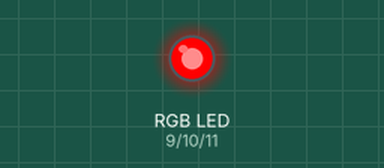
Bench run of a sketch on a simulated Arduino Uno, built with avr-gcc and run on an emulated ATmega328P. Parts: an RGB LED mixed from three pins (HIGH = lit).

Above: at 0.15 s.
At 4.68 s:
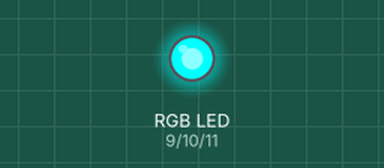
At 9.51 s:
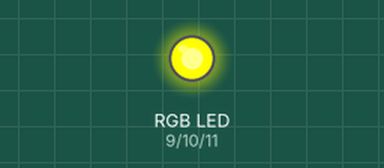
At 19.18 s:
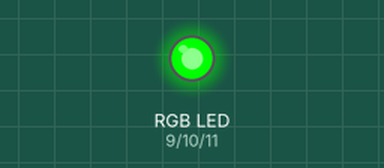
At 28.85 s:
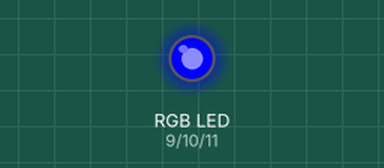
At 38.52 s:
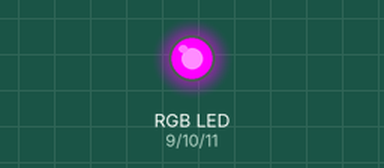
Timing chart, 0 to 40.0 s (numbered marks = the images above):
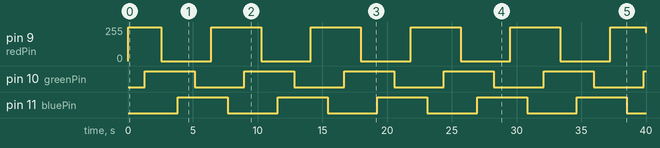

The sketch:

RGB.ino
```cpp
// RGB Spectrum Cycling Program
// Red LED on pin 9, Green LED on pin 10, Blue LED on pin 11

// Pin definitions
const int redPin = 9;
const int greenPin = 10;
const int bluePin = 11;

// Variables for color cycling
int colorStep = 0;
int fadeSpeed = 5; // Delay between color changes (milliseconds)

void setup() {
  // Initialize pins as outputs
  pinMode(redPin, OUTPUT);
  pinMode(greenPin, OUTPUT);
  pinMode(bluePin, OUTPUT);


}

void loop() {
  // Cycle through the RGB spectrum
  cycleRGBSpectrum();

  // Small delay for smooth transitions
  delay(fadeSpeed);
}

void cycleRGBSpectrum() {
  int red, green, blue;

  // Calculate RGB values based on current step in the spectrum
  // The spectrum is divided into 6 phases of 255 steps each (total 1530 steps)

  if (colorStep < 255) {
    // Phase 1: Red to Yellow (Red stays 255, Green increases)
    red = 255;
    green = colorStep;
    blue = 0;
  }
  else if (colorStep < 510) {
    // Phase 2: Yellow to Green (Red decreases, Green stays 255)
    red = 255 - (colorStep - 255);
    green = 255;
    blue = 0;
  }
  else if (colorStep < 765) {
    // Phase 3: Green to Cyan (Green stays 255, Blue increases)
    red = 0;
    green = 255;
    blue = colorStep - 510;
  }
  else if (colorStep < 1020) {
    // Phase 4: Cyan to Blue (Green decreases, Blue stays 255)
    red = 0;
    green = 255 - (colorStep - 765);
    blue = 255;
  }
  else if (colorStep < 1275) {
    // Phase 5: Blue to Magenta (Blue stays 255, Red increases)
    red = colorStep - 1020;
    green = 0;
    blue = 255;
  }
  else {
    // Phase 6: Magenta to Red (Blue decreases, Red stays 255)
    red = 255;
    green = 0;
    blue = 255 - (colorStep - 1275);
  }

  // Write PWM values to the LED pins
  analogWrite(redPin, red);
  analogWrite(greenPin, green);
  analogWrite(bluePin, blue);

  // Increment color step and reset when complete cycle is done
  colorStep++;
  if (colorStep >= 1530) {
    colorStep = 0;
  }
}
```

Measured:
- by itself, pin 9 (redPin): 0/255 → 255/255 at 0.00 s, → 0/255 2.6 s later, → 255/255 3.9 s later, → 0/255 3.9 s later, … (12 changes in this stretch)
- by itself, pin 10 (greenPin), pin 11 (bluePin): alternates HIGH for 3.9 s and LOW for 3.9 s
